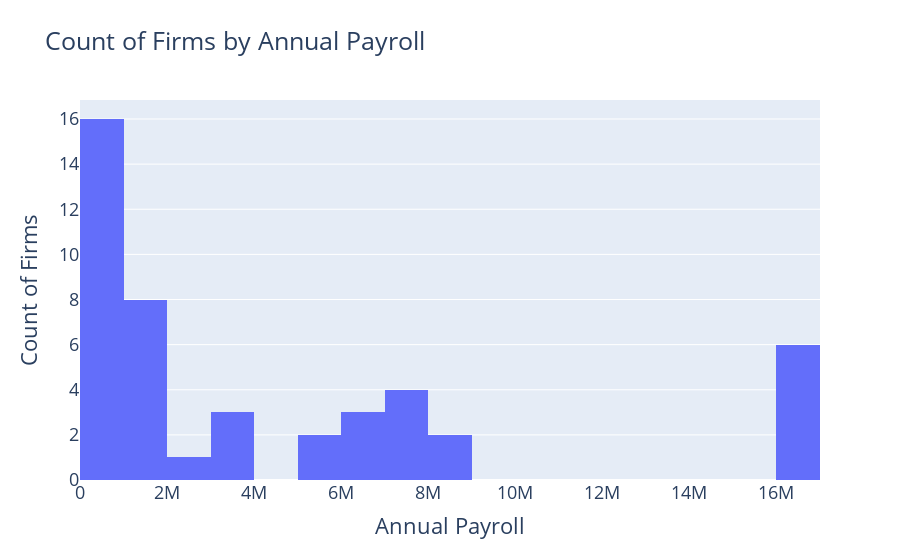

Notebook code cell kept with this figure:
### Code cell
fig = go.Figure()
fig.add_trace(go.Histogram(histfunc ="count", x = df_metro_b['PAYANN'], nbinsx = 20))

fig.update_layout(
    title='Count of Firms by Annual Payroll',
    xaxis_title='Annual Payroll',
    yaxis_title='Count of Firms',
    font=dict(
        size=18
    )
)

### Figure 1 — Plotly figure (JSON) as saved in the notebook; plotly's stock layout.template omitted (floating-point values rounded to 4 significant figures)
{"data": [{"histfunc": "count", "nbinsx": 20, "type": "histogram", "x": [16899262, 1263973, 853180, 0, 2168283, 3174249, 7725561, 830631, 16899262, 532151, 1409843, 1941994, 33753, 6580446, 16899262, 198014, 0, 0, 1530828, 1844638, 131109, 6580446, 16899262, 981456, 869202, 3605004, 348296, 5391414, 7381810, 1174382, 16899262, 7202006, 6063917, 249210, 3225871, 1176547, 5499765, 0, 7382504, 1173689, 16899262, 8467538, 70651, 8538189, 0]}], "layout": {"font": {"size": 18}, "title": {"text": "Count of Firms by Annual Payroll"}, "xaxis": {"title": {"text": "Annual Payroll"}}, "yaxis": {"title": {"text": "Count of Firms"}}}}
